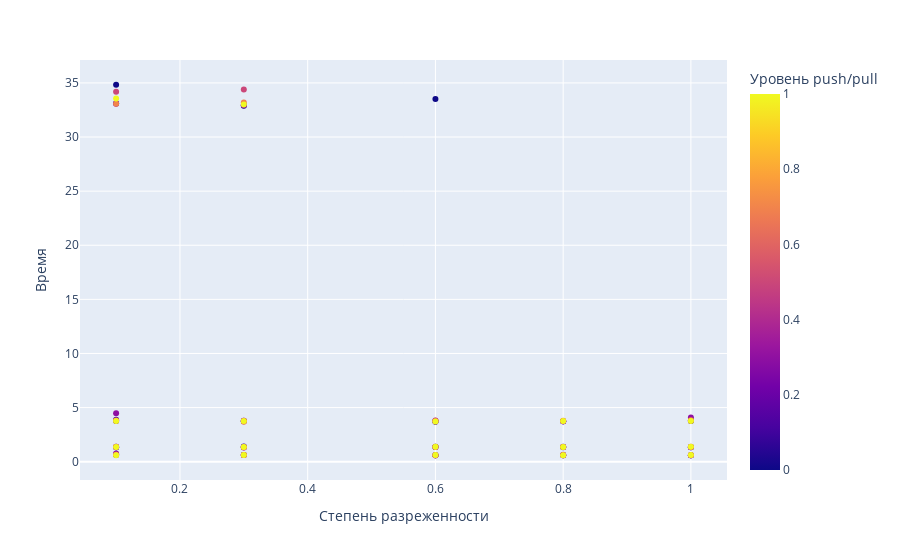

The code cell stored with this chart in its notebook:
### Code cell
px.scatter(resume1, x = 'Степень разреженности', y = 'Время', color = 'Уровень push/pull')
